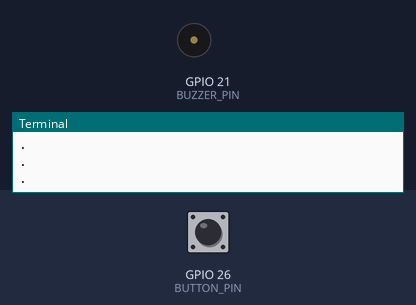
This program was run on a simulated Raspberry Pi (BCM pin numbers). On the bench: buzzer (waves = sounding, pin HIGH), the last lines printed to the terminal. Inputs (shaded band) come from the test bench; at power-on: GPIO 26 (BUTTON_PIN) LOW.

Above: at 1.2 s.
1.3 s: GPIO 26 (BUTTON_PIN) pulled HIGH for 0.15 s
At 1.4 s:
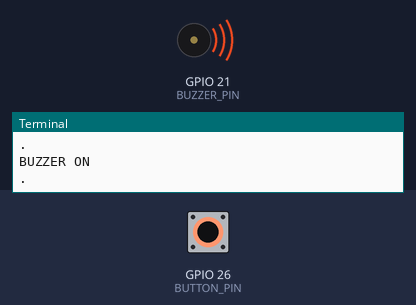
3.0 s: GPIO 26 (BUTTON_PIN) pulled HIGH for 3.2 s
At 7.1 s:
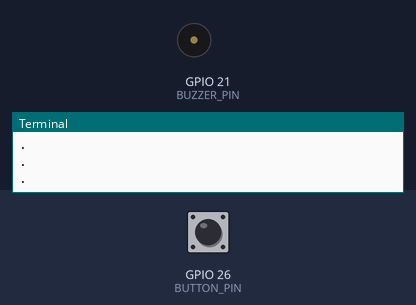
Timing chart, 0 to 8.6 s (numbered marks = the images above; inputs shaded):
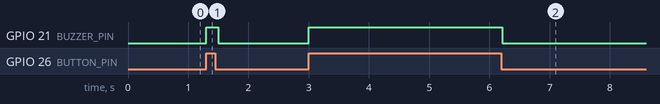

Measured:
- after the input at 1.3 s, GPIO 21 (BUZZER_PIN): LOW → HIGH at once, → LOW 0.20 s later
- after the input at 3.0 s, GPIO 21 (BUZZER_PIN): LOW → HIGH at once, → LOW 3.2 s later

The program:

buzzer_test.py
```python
import RPi.GPIO as GPIO
import time

BUZZER_PIN = 21
BUTTON_PIN = 26

GPIO.setmode(GPIO.BCM)
GPIO.setup(BUZZER_PIN, GPIO.OUT)
GPIO.setup(BUTTON_PIN, GPIO.IN, pull_up_down=GPIO.PUD_DOWN)

while 1:
    if GPIO.input(BUTTON_PIN) == GPIO.HIGH:
        GPIO.output(BUZZER_PIN, GPIO.HIGH)
        print("BUZZER ON")
    else:
        GPIO.output(BUZZER_PIN, GPIO.LOW)
    print(".")
    time.sleep(0.1)
```
